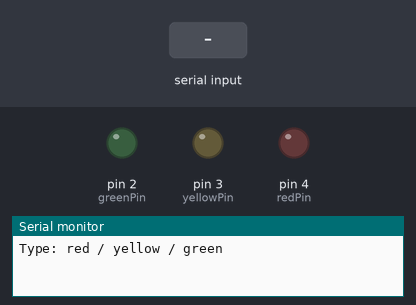
Bench run of a sketch on a simulated Arduino Uno, built with avr-gcc and run on an emulated ATmega328P. Shown: output pins drawn as LEDs (lit = HIGH), the last lines printed to the serial monitor. Inputs (shaded band) come from the test bench.

Above: at 1.2 s.
1.3 s: "red\n" received over Serial
At 2.5 s:
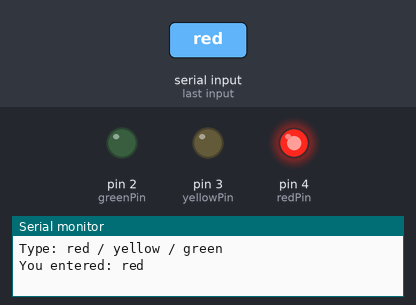
2.8 s: "yellow\n" received over Serial
At 3.7 s:
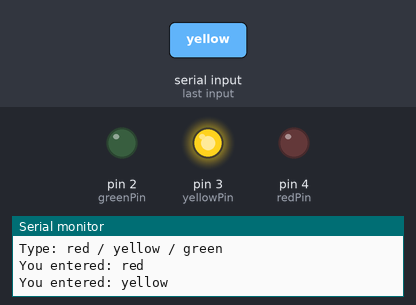
4.3 s: "green\n" received over Serial
At 4.8 s:
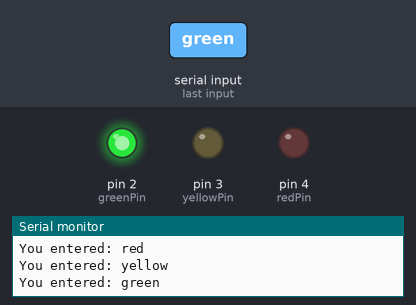
Timing chart, 0 to 7.3 s (numbered marks = the images above; inputs shaded):
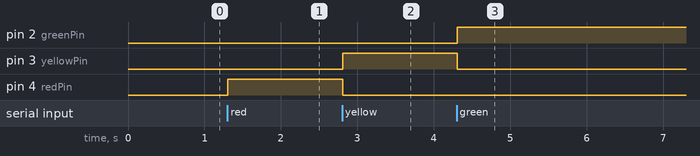

Measured:
- after the input at 1.3 s, pin 4 (redPin): LOW → HIGH at once
- after the input at 2.8 s, pin 3 (yellowPin): LOW → HIGH at once; pin 4 (redPin): HIGH → LOW at once
- after the input at 4.3 s, pin 2 (greenPin): LOW → HIGH at once; pin 3 (yellowPin): HIGH → LOW at once

The sketch:

13.Serial_mointer.ino
```cpp
// Define pins for LEDs
#define greenPin 2      // Green LED on pin 2
#define yellowPin 3     // Yellow LED on pin 3
#define redPin 4        // Red LED on pin 4

String comData = "";    // This variable stores the text received from Serial Monitor

void setup() {

  // Set LED pins as output
  pinMode(greenPin, OUTPUT);
  pinMode(yellowPin, OUTPUT);
  pinMode(redPin, OUTPUT);

  // Start serial communication
  Serial.begin(9600);

  // Display instructions to the user
  Serial.println("Type: red / yellow / green");
}

void loop() {

  // Check if user typed something in Serial Monitor
  if (Serial.available() > 0) {

    // Read the entire message until Enter key
    comData = Serial.readStringUntil('\n');

    // Remove unwanted spaces or newlines
    comData.trim();

    // Print what user typed
    Serial.println("You entered: " + comData);
  }

  // If user types “red”, turn ON red LED
  if (comData == "red") {
    digitalWrite(redPin, HIGH);
    digitalWrite(yellowPin, LOW);
    digitalWrite(greenPin, LOW);
  }

  // If user types “yellow”, turn ON yellow LED
  else if (comData == "yellow") {
    digitalWrite(redPin, LOW);
    digitalWrite(yellowPin, HIGH);
    digitalWrite(greenPin, LOW);
  }

  // If user types “green”, turn ON green LED
  else if (comData == "green") {
    digitalWrite(redPin, LOW);
    digitalWrite(yellowPin, LOW);
    digitalWrite(greenPin, HIGH);
  }
}
```
